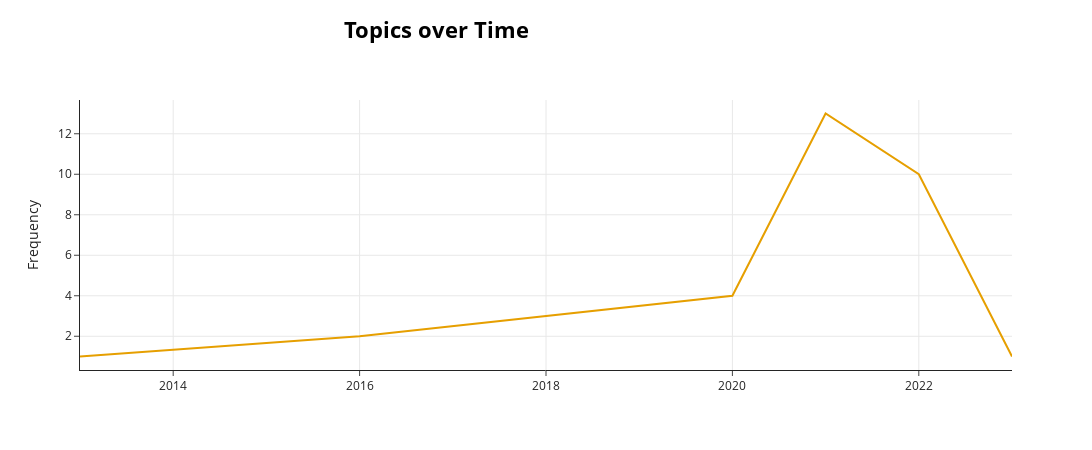

Notebook code cell kept with this figure:
### Code cell
model.visualize_topics_over_time(topics_over_time, topics=[15])
#COVID-19 Topic

### Figure 1 — Plotly figure (JSON) as saved in the notebook; plotly's stock layout.template omitted (floating-point values rounded to 4 significant figures)
{"data": [{"hoverinfo": "text", "hovertext": ["<b>Topic 15</b><br>Words: program, 2011, health, since, moddlementors", "<b>Topic 15</b><br>Words: emergency, disaster, online, schools, school", "<b>Topic 15</b><br>Words: pandemic, covid, 19, online, to", "<b>Topic 15</b><br>Words: pandemic, covid, 19, online, 2020", "<b>Topic 15</b><br>Words: pandemic, covid, 19, online, faculty", "<b>Topic 15</b><br>Words: slack, channels, pandemic, conversations, messages"], "marker": {"color": "#E69F00"}, "mode": "lines", "name": "15_pandemic_covid_online_19", "type": "scatter", "x": [2013, 2016, 2020, 2021, 2022, 2023], "y": [1, 2, 4, 13, 10, 1]}], "layout": {"height": 450, "hoverlabel": {"bgcolor": "white", "font": {"family": "Rockwell", "size": 16}}, "legend": {"title": {"text": "<b>Global Topic Representation"}}, "title": {"font": {"color": "Black", "size": 22}, "text": "<b>Topics over Time</b>", "x": 0.4, "xanchor": "center", "y": 0.95, "yanchor": "top"}, "width": 1250, "xaxis": {"showgrid": true}, "yaxis": {"showgrid": true, "title": {"text": "Frequency"}}}}
